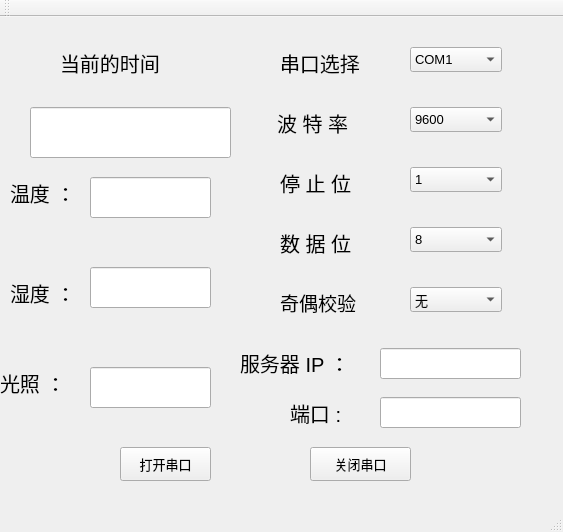
<?xml version="1.0" encoding="UTF-8"?>
<ui version="4.0">
 <class>MainWindow</class>
 <widget class="QMainWindow" name="MainWindow">
  <property name="geometry">
   <rect>
    <x>0</x>
    <y>0</y>
    <width>563</width>
    <height>532</height>
   </rect>
  </property>
  <property name="windowTitle">
   <string>智能仓库采集数据</string>
  </property>
  <widget class="QWidget" name="centralWidget">
   <widget class="QComboBox" name="portcomboBox">
    <property name="geometry">
     <rect>
      <x>410</x>
      <y>30</y>
      <width>92</width>
      <height>25</height>
     </rect>
    </property>
    <property name="font">
     <font>
      <pointsize>10</pointsize>
     </font>
    </property>
    <item>
     <property name="text">
      <string>COM1</string>
     </property>
    </item>
    <item>
     <property name="text">
      <string>COM2</string>
     </property>
    </item>
    <item>
     <property name="text">
      <string>COM3</string>
     </property>
    </item>
    <item>
     <property name="text">
      <string>COM4</string>
     </property>
    </item>
    <item>
     <property name="text">
      <string>COM5</string>
     </property>
    </item>
    <item>
     <property name="text">
      <string>COM6</string>
     </property>
    </item>
    <item>
     <property name="text">
      <string>COM7</string>
     </property>
    </item>
    <item>
     <property name="text">
      <string>COM8</string>
     </property>
    </item>
    <item>
     <property name="text">
      <string>COM9</string>
     </property>
    </item>
    <item>
     <property name="text">
      <string>COM10</string>
     </property>
    </item>
    <item>
     <property name="text">
      <string>COM11</string>
     </property>
    </item>
    <item>
     <property name="text">
      <string>COM12</string>
     </property>
    </item>
   </widget>
   <widget class="QComboBox" name="bauddatacomboBox">
    <property name="geometry">
     <rect>
      <x>410</x>
      <y>90</y>
      <width>92</width>
      <height>25</height>
     </rect>
    </property>
    <property name="font">
     <font>
      <pointsize>10</pointsize>
     </font>
    </property>
    <item>
     <property name="text">
      <string>9600</string>
     </property>
    </item>
    <item>
     <property name="text">
      <string>115200</string>
     </property>
    </item>
   </widget>
   <widget class="QLabel" name="stopBits">
    <property name="geometry">
     <rect>
      <x>280</x>
      <y>150</y>
      <width>101</width>
      <height>31</height>
     </rect>
    </property>
    <property name="font">
     <font>
      <pointsize>15</pointsize>
     </font>
    </property>
    <property name="text">
     <string>停 止 位</string>
    </property>
   </widget>
   <widget class="QPushButton" name="opencom">
    <property name="geometry">
     <rect>
      <x>120</x>
      <y>430</y>
      <width>91</width>
      <height>34</height>
     </rect>
    </property>
    <property name="font">
     <font>
      <pointsize>10</pointsize>
     </font>
    </property>
    <property name="text">
     <string>打开串口</string>
    </property>
   </widget>
   <widget class="QComboBox" name="paritycomboBox">
    <property name="geometry">
     <rect>
      <x>410</x>
      <y>270</y>
      <width>92</width>
      <height>25</height>
     </rect>
    </property>
    <property name="font">
     <font>
      <pointsize>10</pointsize>
     </font>
    </property>
    <item>
     <property name="text">
      <string>无</string>
     </property>
    </item>
   </widget>
   <widget class="QLabel" name="label_4">
    <property name="geometry">
     <rect>
      <x>0</x>
      <y>350</y>
      <width>71</width>
      <height>31</height>
     </rect>
    </property>
    <property name="font">
     <font>
      <pointsize>15</pointsize>
     </font>
    </property>
    <property name="text">
     <string>光照 ：</string>
    </property>
   </widget>
   <widget class="QLineEdit" name="lineEdit_3">
    <property name="geometry">
     <rect>
      <x>90</x>
      <y>350</y>
      <width>121</width>
      <height>41</height>
     </rect>
    </property>
    <property name="font">
     <font>
      <pointsize>15</pointsize>
     </font>
    </property>
   </widget>
   <widget class="QLineEdit" name="lineEdit">
    <property name="geometry">
     <rect>
      <x>90</x>
      <y>160</y>
      <width>121</width>
      <height>41</height>
     </rect>
    </property>
    <property name="font">
     <font>
      <pointsize>15</pointsize>
     </font>
    </property>
   </widget>
   <widget class="QLabel" name="portcom">
    <property name="geometry">
     <rect>
      <x>280</x>
      <y>30</y>
      <width>101</width>
      <height>31</height>
     </rect>
    </property>
    <property name="font">
     <font>
      <pointsize>15</pointsize>
     </font>
    </property>
    <property name="text">
     <string>串口选择</string>
    </property>
   </widget>
   <widget class="QLabel" name="label">
    <property name="geometry">
     <rect>
      <x>10</x>
      <y>260</y>
      <width>71</width>
      <height>31</height>
     </rect>
    </property>
    <property name="font">
     <font>
      <pointsize>15</pointsize>
     </font>
    </property>
    <property name="text">
     <string>湿度 ：</string>
    </property>
   </widget>
   <widget class="QLabel" name="label_2">
    <property name="geometry">
     <rect>
      <x>60</x>
      <y>160</y>
      <width>55</width>
      <height>16</height>
     </rect>
    </property>
    <property name="text">
     <string/>
    </property>
   </widget>
   <widget class="QLabel" name="parity">
    <property name="geometry">
     <rect>
      <x>280</x>
      <y>270</y>
      <width>111</width>
      <height>31</height>
     </rect>
    </property>
    <property name="font">
     <font>
      <pointsize>14</pointsize>
     </font>
    </property>
    <property name="text">
     <string>奇偶校验</string>
    </property>
   </widget>
   <widget class="QLabel" name="dataBits">
    <property name="geometry">
     <rect>
      <x>280</x>
      <y>210</y>
      <width>101</width>
      <height>31</height>
     </rect>
    </property>
    <property name="font">
     <font>
      <pointsize>15</pointsize>
     </font>
    </property>
    <property name="text">
     <string>数 据 位</string>
    </property>
   </widget>
   <widget class="QLineEdit" name="lineEdit_2">
    <property name="geometry">
     <rect>
      <x>90</x>
      <y>250</y>
      <width>121</width>
      <height>41</height>
     </rect>
    </property>
    <property name="font">
     <font>
      <pointsize>15</pointsize>
     </font>
    </property>
   </widget>
   <widget class="QLabel" name="label_3">
    <property name="geometry">
     <rect>
      <x>10</x>
      <y>150</y>
      <width>81</width>
      <height>51</height>
     </rect>
    </property>
    <property name="font">
     <font>
      <pointsize>15</pointsize>
     </font>
    </property>
    <property name="text">
     <string>温度 ：</string>
    </property>
   </widget>
   <widget class="QComboBox" name="stopBitscomboBox">
    <property name="geometry">
     <rect>
      <x>410</x>
      <y>150</y>
      <width>92</width>
      <height>25</height>
     </rect>
    </property>
    <property name="font">
     <font>
      <pointsize>10</pointsize>
     </font>
    </property>
    <item>
     <property name="text">
      <string>1</string>
     </property>
    </item>
    <item>
     <property name="text">
      <string>1.5</string>
     </property>
    </item>
    <item>
     <property name="text">
      <string>2</string>
     </property>
    </item>
   </widget>
   <widget class="QLabel" name="bauddata">
    <property name="geometry">
     <rect>
      <x>277</x>
      <y>90</y>
      <width>91</width>
      <height>31</height>
     </rect>
    </property>
    <property name="font">
     <font>
      <pointsize>15</pointsize>
     </font>
    </property>
    <property name="text">
     <string>波 特 率</string>
    </property>
   </widget>
   <widget class="QComboBox" name="dataBitscomboBox">
    <property name="geometry">
     <rect>
      <x>410</x>
      <y>210</y>
      <width>92</width>
      <height>25</height>
     </rect>
    </property>
    <property name="font">
     <font>
      <pointsize>10</pointsize>
     </font>
    </property>
    <item>
     <property name="text">
      <string>8</string>
     </property>
    </item>
    <item>
     <property name="text">
      <string>7</string>
     </property>
    </item>
    <item>
     <property name="text">
      <string>6</string>
     </property>
    </item>
    <item>
     <property name="text">
      <string>5</string>
     </property>
    </item>
   </widget>
   <widget class="QPushButton" name="closecom">
    <property name="geometry">
     <rect>
      <x>310</x>
      <y>430</y>
      <width>101</width>
      <height>34</height>
     </rect>
    </property>
    <property name="font">
     <font>
      <pointsize>10</pointsize>
     </font>
    </property>
    <property name="text">
     <string>关闭串口</string>
    </property>
   </widget>
   <widget class="QLineEdit" name="lineEdit_4">
    <property name="geometry">
     <rect>
      <x>30</x>
      <y>90</y>
      <width>201</width>
      <height>51</height>
     </rect>
    </property>
    <property name="font">
     <font>
      <pointsize>12</pointsize>
     </font>
    </property>
   </widget>
   <widget class="QLabel" name="label_5">
    <property name="geometry">
     <rect>
      <x>60</x>
      <y>30</y>
      <width>151</width>
      <height>31</height>
     </rect>
    </property>
    <property name="font">
     <font>
      <pointsize>15</pointsize>
     </font>
    </property>
    <property name="text">
     <string>当前的时间</string>
    </property>
   </widget>
   <widget class="QLabel" name="label_6">
    <property name="geometry">
     <rect>
      <x>240</x>
      <y>330</y>
      <width>131</width>
      <height>31</height>
     </rect>
    </property>
    <property name="font">
     <font>
      <pointsize>15</pointsize>
     </font>
    </property>
    <property name="text">
     <string>服务器 IP ：</string>
    </property>
   </widget>
   <widget class="QLineEdit" name="lineEdit_5">
    <property name="geometry">
     <rect>
      <x>380</x>
      <y>331</y>
      <width>141</width>
      <height>31</height>
     </rect>
    </property>
    <property name="font">
     <font>
      <pointsize>12</pointsize>
     </font>
    </property>
   </widget>
   <widget class="QLabel" name="label_7">
    <property name="geometry">
     <rect>
      <x>290</x>
      <y>380</y>
      <width>71</width>
      <height>31</height>
     </rect>
    </property>
    <property name="font">
     <font>
      <pointsize>15</pointsize>
     </font>
    </property>
    <property name="text">
     <string>端口 :</string>
    </property>
   </widget>
   <widget class="QLineEdit" name="lineEdit_6">
    <property name="geometry">
     <rect>
      <x>380</x>
      <y>380</y>
      <width>141</width>
      <height>31</height>
     </rect>
    </property>
    <property name="font">
     <font>
      <pointsize>12</pointsize>
     </font>
    </property>
   </widget>
  </widget>
  <widget class="QMenuBar" name="menuBar">
   <property name="geometry">
    <rect>
     <x>0</x>
     <y>0</y>
     <width>563</width>
     <height>26</height>
    </rect>
   </property>
  </widget>
  <widget class="QToolBar" name="mainToolBar">
   <attribute name="toolBarArea">
    <enum>TopToolBarArea</enum>
   </attribute>
   <attribute name="toolBarBreak">
    <bool>false</bool>
   </attribute>
  </widget>
  <widget class="QStatusBar" name="statusBar"/>
 </widget>
 <layoutdefault spacing="6" margin="11"/>
 <resources/>
 <connections/>
</ui>
